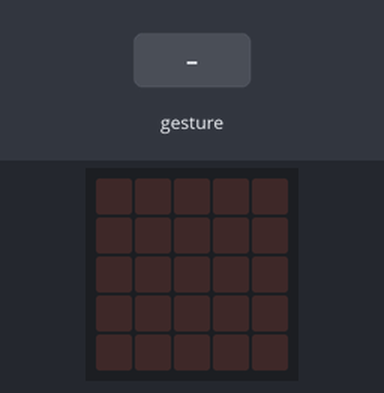
Recording of a program running on a simulated BBC micro:bit (MakeCode). Shown: the board's 5×5 LED display. Inputs (shaded band) come from the test bench. A tilt is held for 1.5 s and a shake lasts 1 s, then the board lies face up again.

Above: at 1.2 s.
1.3 s: gesture 'tilt left'
At 2.9 s:
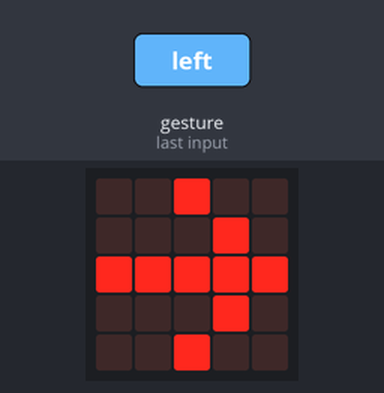
3.5 s: gesture 'logo down'
At 4.1 s:
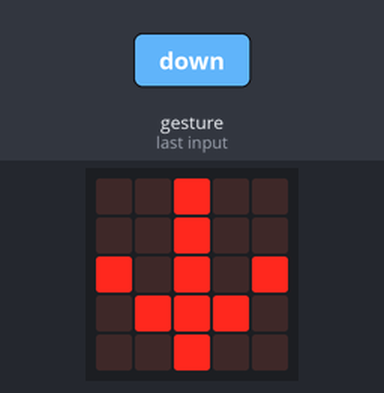
5.1 s: gesture 'logo up'
At 6.3 s:
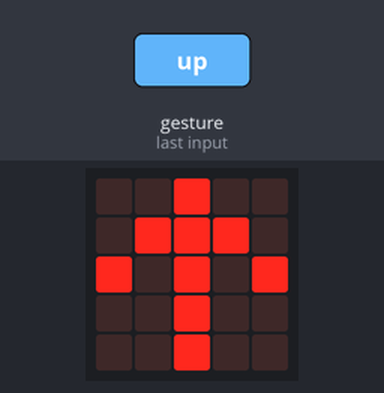
6.6 s: gesture 'tilt right'
At 7.6 s:
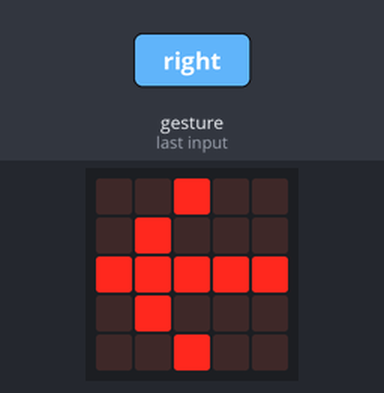
Timing chart, 0 to 9.2 s (numbered marks = the images above; inputs shaded):
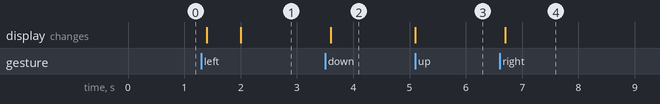

The program:

main.ts
```typescript
input.onGesture(Gesture.LogoDown, function () {
    basic.showArrow(ArrowNames.South)
    basic.showLeds(`
        . . # . .
        . . # . .
        # . # . #
        . # # # .
        . . # . .
        `)
})
input.onGesture(Gesture.TiltRight, function () {
    basic.showArrow(ArrowNames.West)
    basic.showLeds(`
        . . # . .
        . # . . .
        # # # # #
        . # . . .
        . . # . .
        `)
})
input.onGesture(Gesture.LogoUp, function () {
    basic.showArrow(ArrowNames.North)
    basic.showLeds(`
        . . # . .
        . # # # .
        # . # . #
        . . # . .
        . . # . .
        `)
})
input.onGesture(Gesture.TiltLeft, function () {
    basic.showArrow(ArrowNames.West)
    basic.showLeds(`
        . . # . .
        . . . # .
        # # # # #
        . . . # .
        . . # . .
        `)
})
basic.forever(function () {

})
```

test.ts
```typescript
// tests gaan hier; deze zal niet worden gecompileerd wanneer dit pakket wordt gebruikt als extensie.
```

Measured:
- after the input at 1.3 s, the display: first changes after 0.10 s (image 1 shows a later state)
- after the input at 3.5 s, the display: changes after 0.10 s (image 2)
- after the input at 5.1 s, the display: changes at once (image 3)
- after the input at 6.6 s, the display: changes after 0.10 s (image 4)
